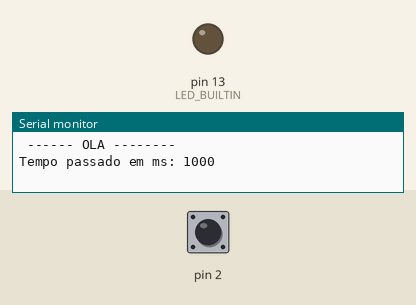
Bench run of a sketch on a simulated Arduino Uno, built with avr-gcc and run on an emulated ATmega328P. On the bench: output pins drawn as LEDs (lit = HIGH), the last lines printed to the serial monitor. Inputs (shaded band) come from the test bench; at power-on: pin 2 HIGH.

Above: at 1.2 s.
1.3 s: pin 2 pulled LOW for 0.15 s
At 2.4 s:
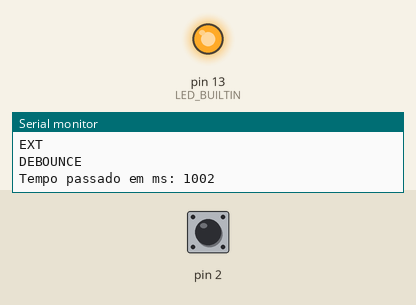
2.9 s: pin 2 pulled LOW for 1 s
At 3.6 s:
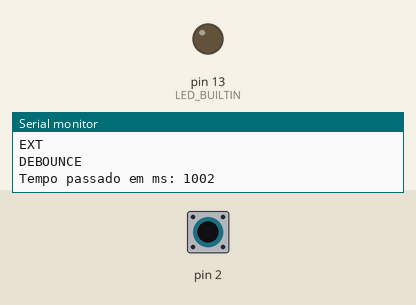
5.4 s: pin 2 pulled LOW for 3.2 s
At 6.7 s:
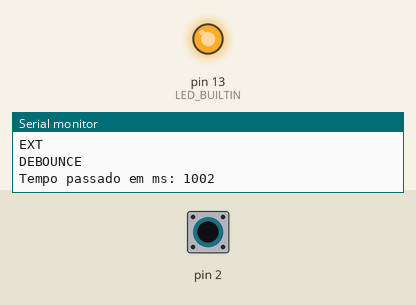
Timing chart, 0 to 8.4 s (numbered marks = the images above; inputs shaded):
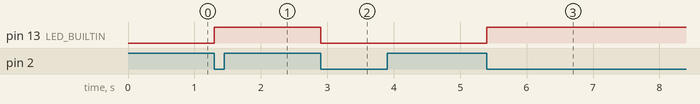

The sketch:

exemplo_interrupcoes.ino
```cpp
/**
 * @brief Configura uma interrupção de 1kHz
 * Utiliza o timer1 em modo de comparação
 *
 */
static void setupTimer1ISR(void);
/*---------------------------------------------------------------*/
/**
 * @brief Configura uma interrupção externa
 * No pino2 do arduino
 *
 */
static void setupExternalISR(void);

/*---------------------------------------------------------------*/
volatile uint16_t cont = 0;
volatile uint8_t oneSecond = 0;
volatile uint8_t extTriggered = 0;
/*---------------------------------------------------------------*/
void setup() {

  cli(); // Desabilita interrupções globais

  setupTimer1ISR();
  setupExternalISR();

  sei(); // Habilita interrupções globais

  Serial.begin(9600);

  Serial.println("\n\n ------ OLA -------- \n");
  pinMode(LED_BUILTIN, OUTPUT);

}
/*---------------------------------------------------------------*/
void loop() {
  unsigned long t1, t2, tf;
  static unsigned long t_now, t_last = 0;

  t1 = millis();

  while(true)
  {
    if(oneSecond)
    {
      t2 = millis();

      tf = t2 - t1;
      Serial.print("Tempo passado em ms: ");
      Serial.println(tf);

      oneSecond = 0;
      t1 = t2;
    }

    if(extTriggered)
    {
      Serial.println("EXT");
      t_now = millis();
      if(t_now - t_last > 100)
      {
        Serial.println("DEBOUNCE");
        PORTB ^= (1 << PINB5);
        t_last = t_now;
      }
      extTriggered = 0;
    }
  }

}
/*---------------------------------------------------------------*/
static void setupTimer1ISR(void)
{
    // Limpa o registrador de controle
    TCCR1A = 0;
    TCCR1B = 0;

    // Zera o contador
    TCNT1 = 0;

    // Modo CTC (WGM12 = 1)
    TCCR1B |= (1 << WGM12);

    //  Prescaler = 64 (CS11 + CS10)
    TCCR1B |= (1 << CS11) | (1 << CS10);

    //  OCR1A = TOP
    OCR1A = 249;


    // Habilita interrupção de compare A
    TIMSK1 |= (1 << OCIE1A);


}
/*---------------------------------------------------------------*/
static void setupExternalISR(void)
{
    // Set PD2 (INT0 / Arduino pin 2) as input
    DDRD &= ~(1 << PD2);

    // Optional: enable internal pull-up
    PORTD |= (1 << PORTD2);

    // Configure INT0 for rising edge:
    // ISC01 = 1 falling edge
    EICRA |= (1 << ISC01);   // set ISC01
    EICRA &= ~(1 << ISC00);  // clear ISC00 → falling edge

    // Enable INT0
    EIMSK |= (1 << INT0);
}
/*----------------------------------------------------------------
*
* INTERRUPTIONS CALLBACKS
*
-----------------------------------------------------------------*/
ISR(TIMER1_COMPA_vect) {
  if(cont++ > 1000)
  {
    cont = 0;
    oneSecond = 1;
  }

}
/*---------------------------------------------------------------*/
ISR(INT0_vect)
{
  extTriggered = 1;
}
```

Measured:
- after the input at 1.3 s, pin 13 (LED_BUILTIN): LOW → HIGH at once
- after the input at 2.9 s, pin 13 (LED_BUILTIN): HIGH → LOW at once
- after the input at 5.4 s, pin 13 (LED_BUILTIN): LOW → HIGH at once
